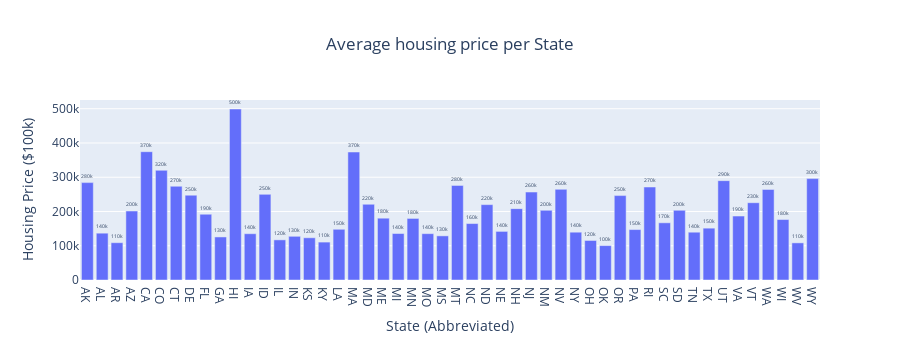

Write notebook code for a chart like this one.
### Code cell
# Bar chart based on region

# Assuming hv is the home_value DataFrame
hv = home_value.copy()

# Grab Columns
categorical_columns = hv.columns[:5]
dates = hv.columns[5:]

# Convert to date time and melt the DataFrame
df_melted = hv.melt(id_vars=categorical_columns, value_vars=dates, var_name='Date', value_name='Value')
df_melted['Date'] = pd.to_datetime(df_melted['Date'])
df_melted = df_melted.dropna(subset=['Value'])

# Sort the DataFrame
df_sorted = df_melted.sort_values(by=["StateName", "Date"]).groupby(by="StateName")['Value'].mean()
df_sorted = df_sorted.reset_index()  # Convert the Series into a DataFrame

fig = px.bar(df_sorted, y= "Value", x="StateName", text_auto='.2s',title="Average housing price per State")

fig.update_traces(textfont_size=12, textangle=0, textposition="outside", cliponaxis=False)

# Update layout for better spacing
fig.update_layout(
    xaxis_title="State (Abbreviated)",
    yaxis_title="Housing Price ($100k)",
    title_x=0.5  # Center the title
)

fig.show()

### Figure 1 — Plotly figure (JSON) as saved in the notebook; plotly's stock layout.template omitted (floating-point values rounded to 4 significant figures)
{"data": [{"alignmentgroup": "True", "cliponaxis": false, "hovertemplate": "StateName=%{x}<br>Value=%{y}<extra></extra>", "legendgroup": "", "marker": {"color": "#636efa", "pattern": {"shape": ""}}, "name": "", "offsetgroup": "", "orientation": "v", "showlegend": false, "textangle": 0, "textfont": {"size": 12}, "textposition": "outside", "texttemplate": "%{y:.2s}", "type": "bar", "x": ["AK", "AL", "AR", "AZ", "CA", "CO", "CT", "DE", "FL", "GA", "HI", "IA", "ID", "IL", "IN", "KS", "KY", "LA", "MA", "MD", "ME", "MI", "MN", "MO", "MS", "MT", "NC", "ND", "NE", "NH", "NJ", "NM", "NV", "NY", "OH", "OK", "OR", "PA", "RI", "SC", "SD", "TN", "TX", "UT", "VA", "VT", "WA", "WI", "WV", "WY"], "xaxis": "x", "y": [284300.0, 136700.0, 108900.0, 201300.0, 374600.0, 320300.0, 273700.0, 247500.0, 192100.0, 125700.0, 499200.0, 135100.0, 250000.0, 117200.0, 127600.0, 123300.0, 110700.0, 148100.0, 373700.0, 221100.0, 180500.0, 135700.0, 179800.0, 135300.0, 128900.0, 276200.0, 164800.0, 220100.0, 141900.0, 208400.0, 256800.0, 203400.0, 264700.0, 139600.0, 115400.0, 100500.0, 246500.0, 147200.0, 271500.0, 167000.0, 203500.0, 139600.0, 151400.0, 290100.0, 186800.0, 225600.0, 264400.0, 176500.0, 108400.0, 296000.0], "yaxis": "y"}], "layout": {"barmode": "relative", "height": 360, "legend": {"tracegroupgap": 0}, "title": {"text": "Average housing price per State", "x": 0.5}, "xaxis": {"anchor": "y", "autorange": true, "domain": [0, 1], "range": [-0.5, 49.5], "title": {"text": "State (Abbreviated)"}, "type": "category"}, "yaxis": {"anchor": "x", "autorange": true, "domain": [0, 1], "range": [0, 525500.0], "title": {"text": "Housing Price ($100k)"}, "type": "linear"}}}
